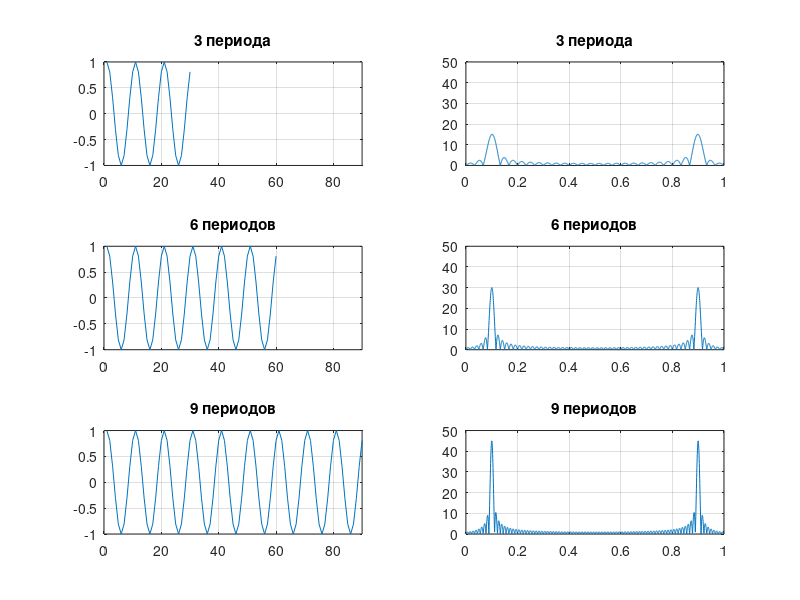

This figure's MATLAB source:
% Пример, демонстрирующий зависимость результатов ДПФ
% от количества периодов исследуемого сигнала

clear;

Fs = 1;
ts = 0:1/Fs:30-1/Fs;

x1 = cos(2*pi*0.1*ts);  % 3 периода

x2 = [x1 x1];           % 6 периодов
x3 = [x1 x1 x1];        % 9 периодов

N = 2048;

X1 = abs(fft(x1,N));
X2 = abs(fft(x2,N));
X3 = abs(fft(x3,N));

F = (0:N-1)*Fs/N;

figure;
subplot(3,2,1)
plot(x1),title('3 периода'),axis([0 90 -1 1])
grid on

subplot(3,2,3)
plot(x2),title('6 периодов'),axis([0 90 -1 1])
grid on

subplot(3,2,5)
plot(x3),title('9 периодов'),axis([0 90 -1 1])
grid on

subplot(3,2,2)
plot(F,X1),title('3 периода'),axis([0 1 0 50])
grid on

subplot(3,2,4)
plot(F,X2),title('6 периодов'),axis([0 1 0 50])
grid on

subplot(3,2,6)
plot(F,X3),title('9 периодов'),axis([0 1 0 50])
grid on
